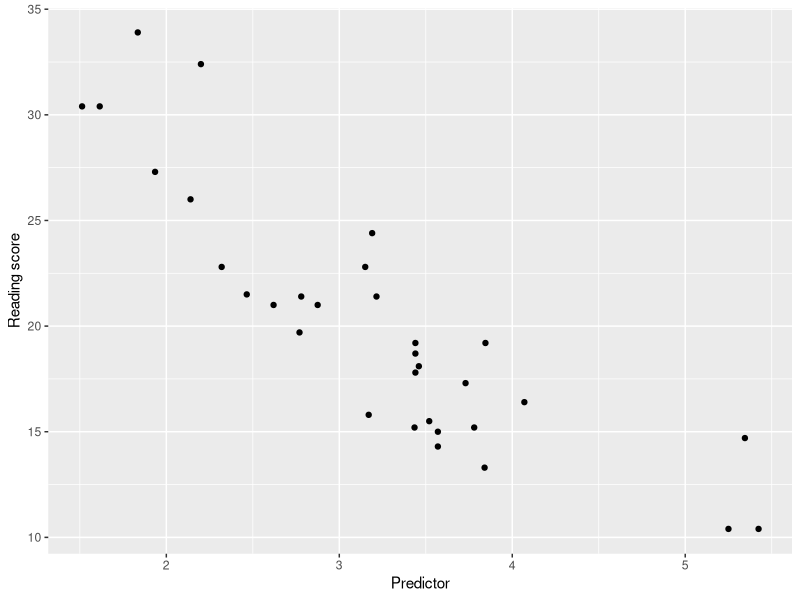

Write R code to recreate this figure.
## ---- chunk 1
#| message: false
# Replace path with the appropriate CSV or RDS from the Resources/naplan reading folder
# naplan <- read.csv("Resources/naplan reading/naplan_reading.csv")
## ---- chunk 2
# Example placeholder using mtcars structure; swap to naplan data
library(ggplot2)
ggplot(mtcars, aes(wt, mpg)) +
  geom_point() +
  labs(x = "Predictor", y = "Reading score")
## ---- chunk 3
# model <- lm(Reading ~ predictor1 + predictor2, data = naplan)
# summary(model)
## ---- chunk 4
# plot(model, which = 1:2)
# coef(summary(model))
